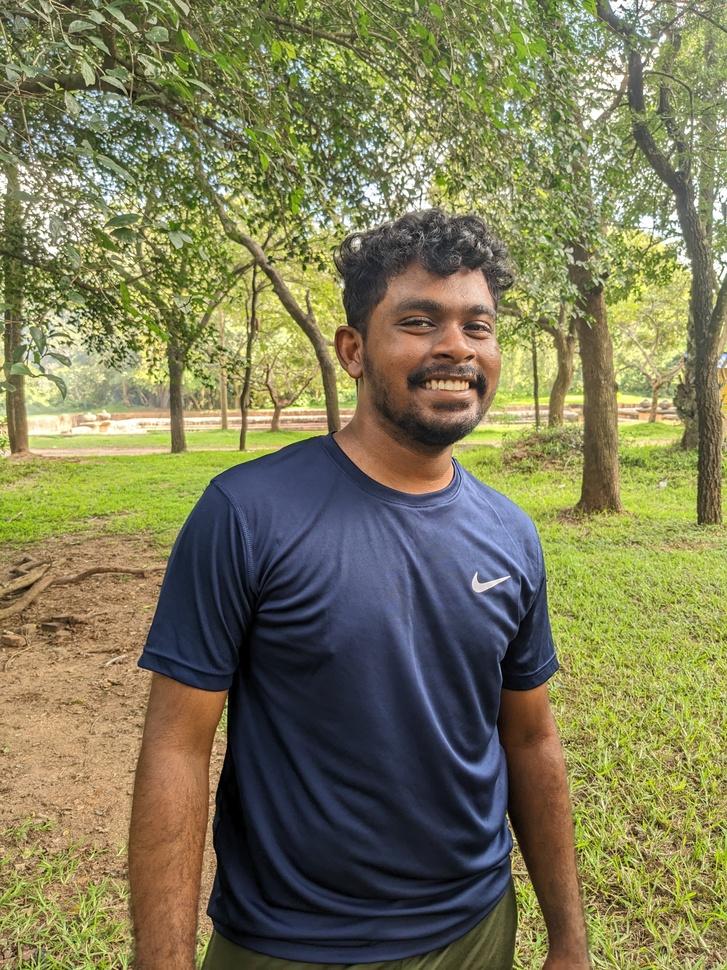
#> input picture images/PXL.jpg, 727 x 970 px, shrunk from 3024 x 4032 before the run, found by its file name
$ python 'EX2.II(DE0109).py'
#> lines starting #> are read from the running program, lines starting #| are printed output that depends on the picture
import cv2 as cv
import matplotlib.pyplot as plt
import numpy as np

im = cv.imread(r'D:\Saves\Python\ImgPro\images\PXL.jpg', cv.IMREAD_GRAYSCALE)
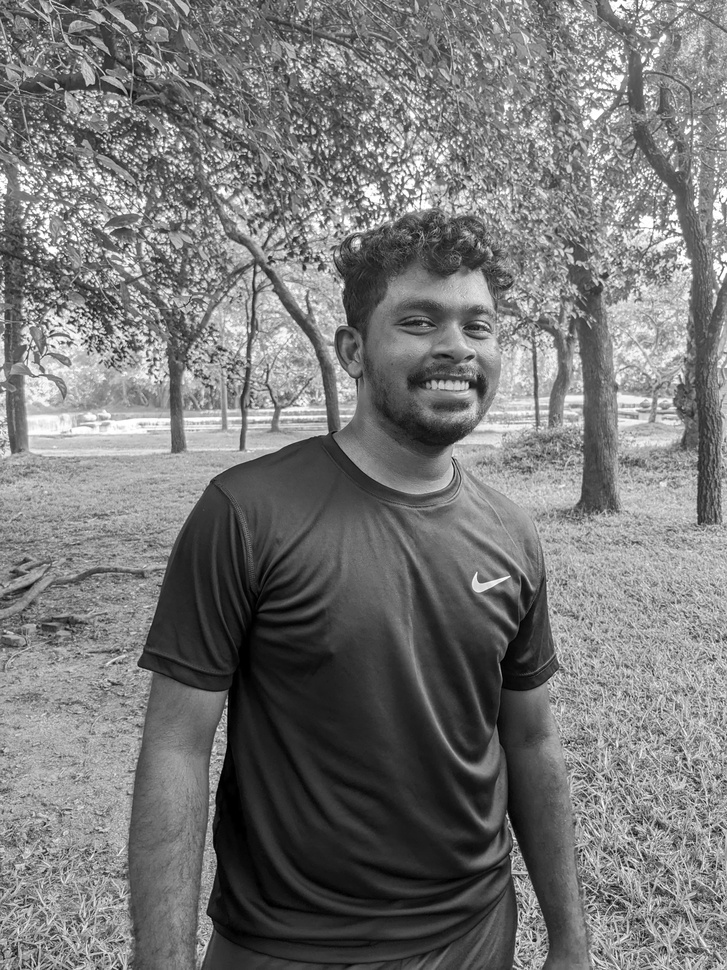
#> im: shape (970, 727); min 0, max 255, mean 119.1
assert im is not None

t = np.array([255 - i for i in range(256)], np.uint8)
plt.plot(t)
g = t[im]
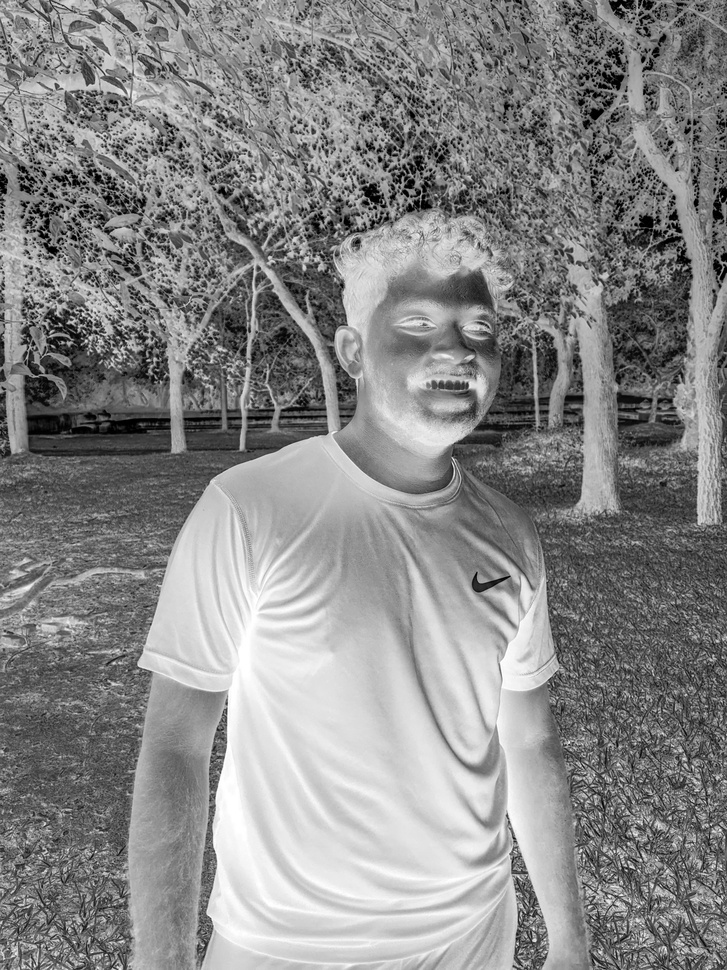
#> g: shape (970, 727); min 0, max 255, mean 135.9


cv.namedWindow('image', cv.WINDOW_KEEPRATIO)

cv.imshow('image', im)
cv.waitKey(0)
cv.imshow('image', g)
cv.waitKey(0)

cv.destroyAllWindows()
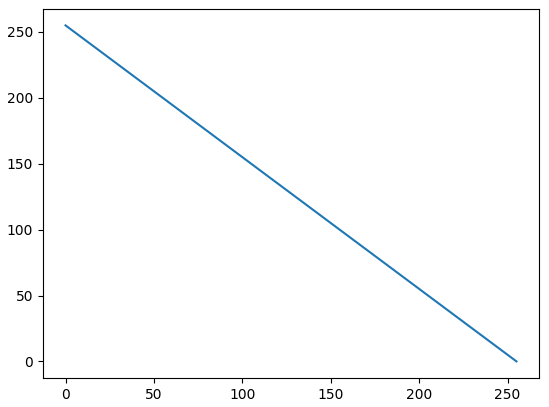
#> figure drawn by matplotlib, 1 panel; curve peaks at x = 0, y = 255

$ run again, with images/angelina.jpg copied over images/PXL.jpg
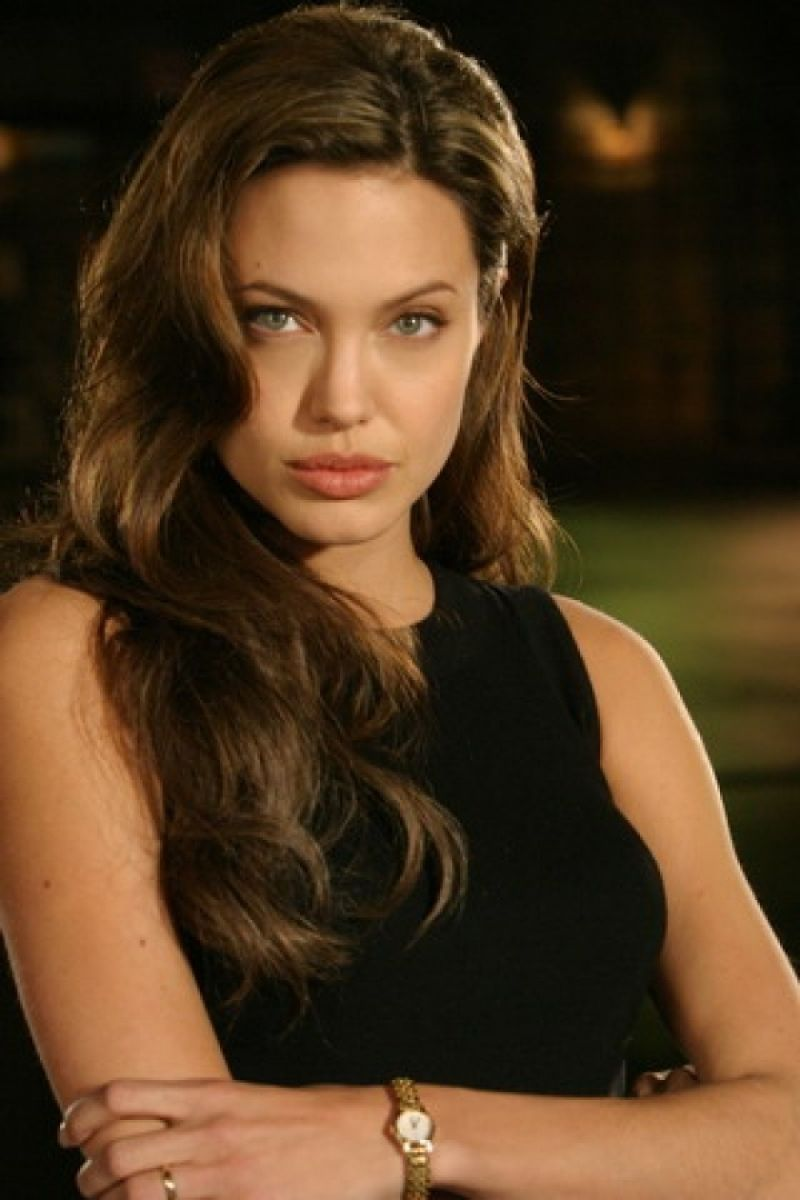
#> input picture images/angelina.jpg, 800 x 1200 px, found by its file name
#> `im = cv.imread(r'D:\Saves\Python\ImgPro\images\PXL.jpg', cv.IMREAD_GRA..`:
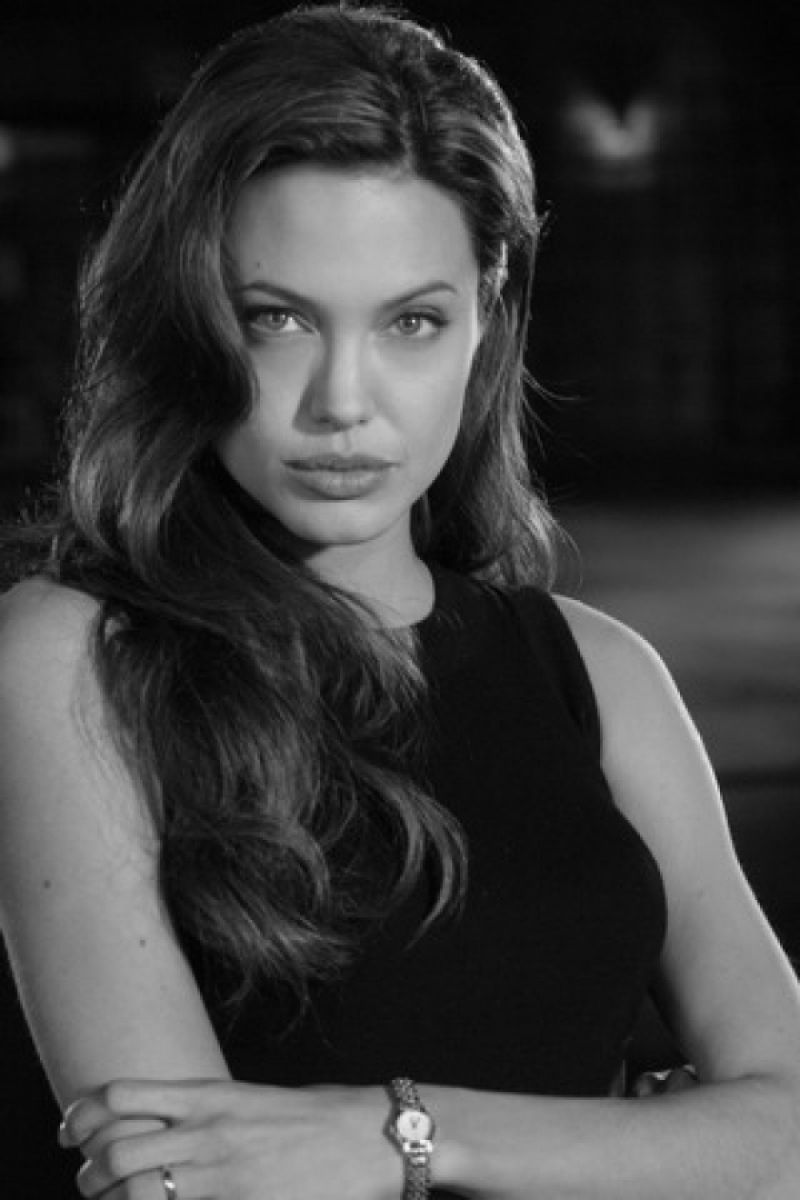
#> im: shape (1200, 800); min 0, max 249, mean 61.6
#> `g = t[im]`:
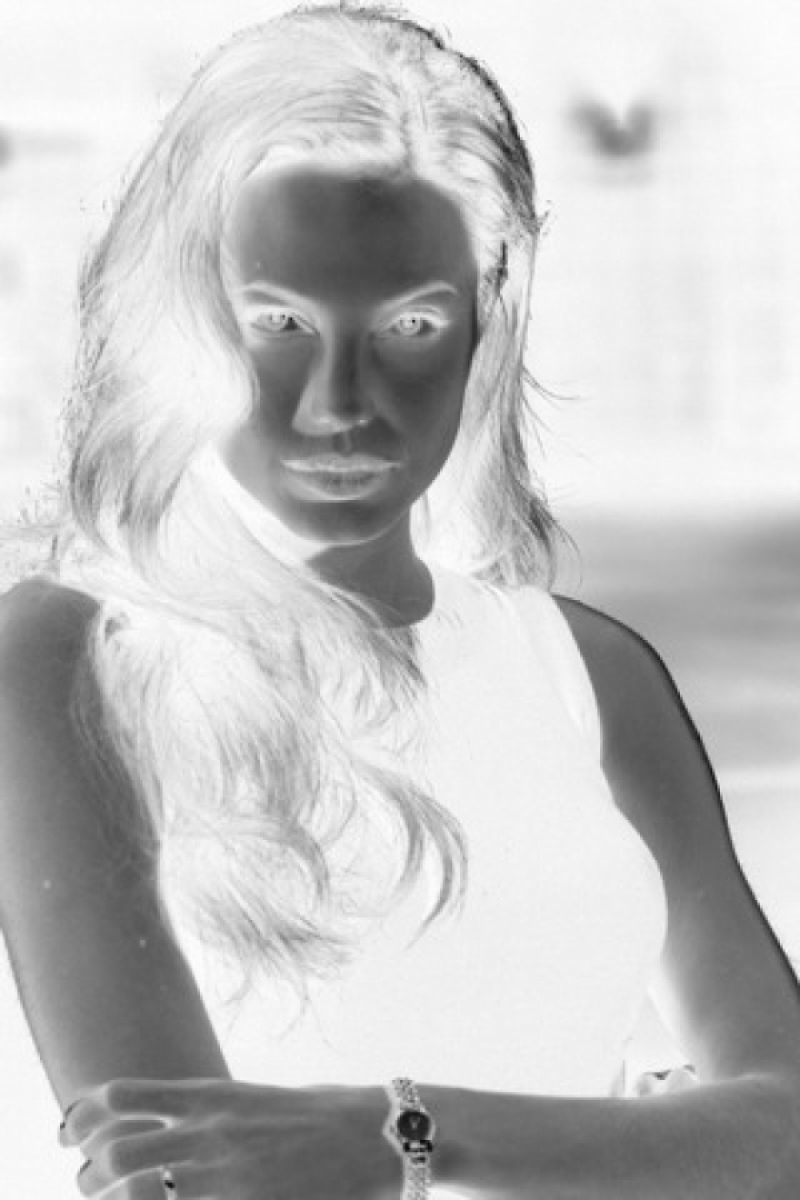
#> g: shape (1200, 800); min 6, max 255, mean 193.4

$ run again, with images/emma.jpg copied over images/PXL.jpg
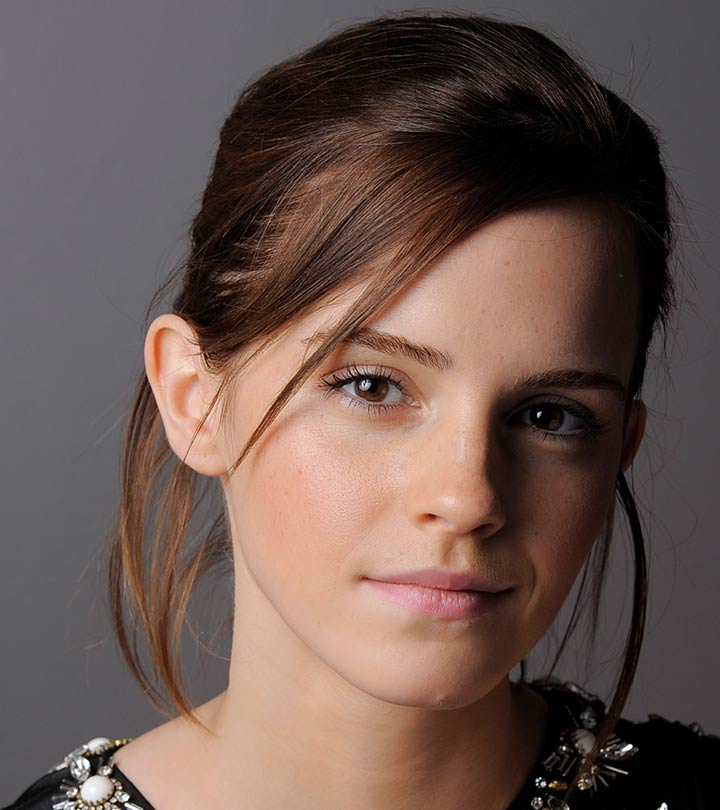
#> input picture images/emma.jpg, 720 x 810 px, found by its file name
#> `im = cv.imread(r'D:\Saves\Python\ImgPro\images\PXL.jpg', cv.IMREAD_GRA..`:
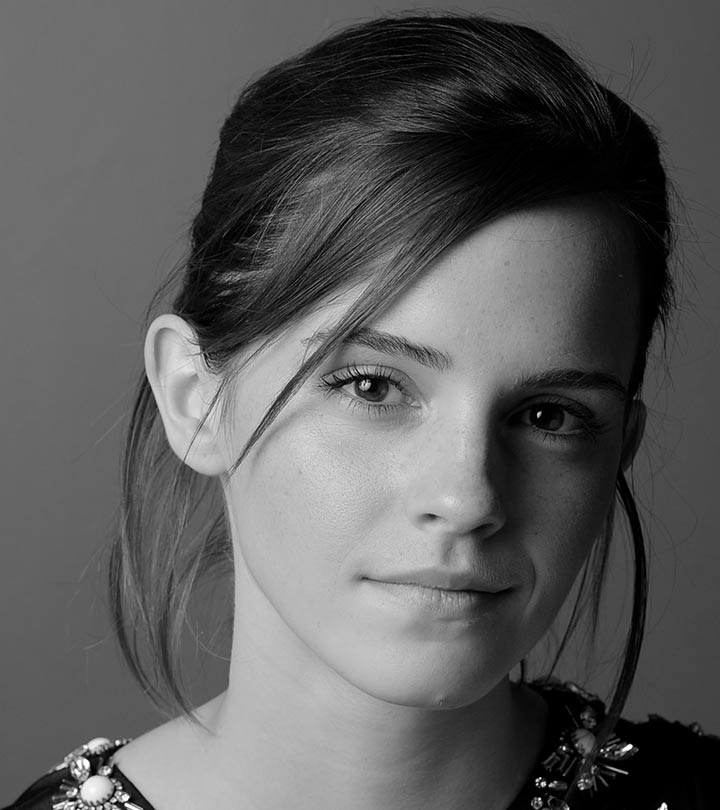
#> im: shape (810, 720); min 0, max 255, mean 92.3
#> `g = t[im]`:
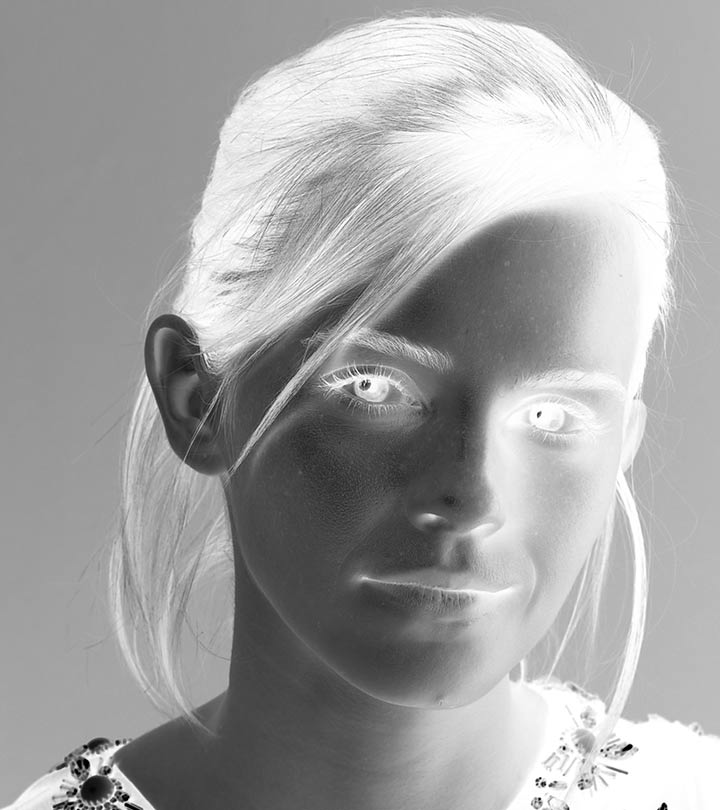
#> g: shape (810, 720); min 0, max 255, mean 162.7
